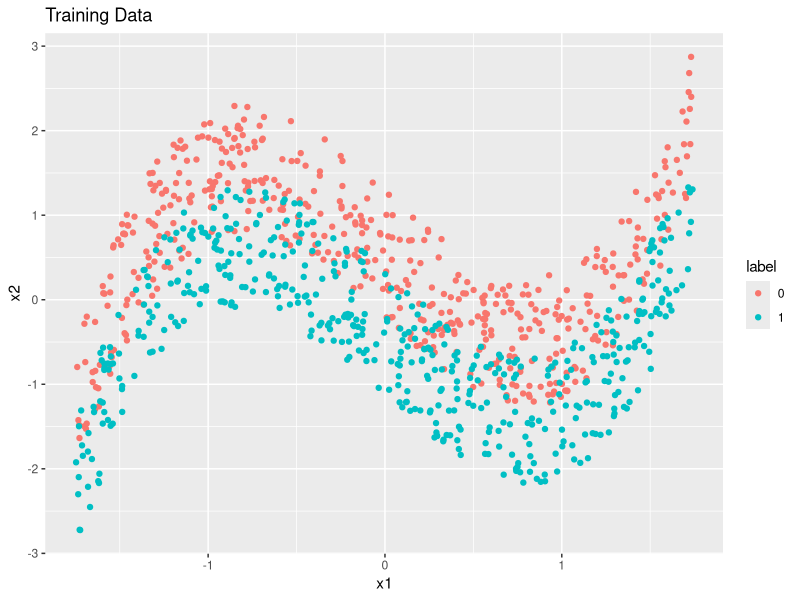
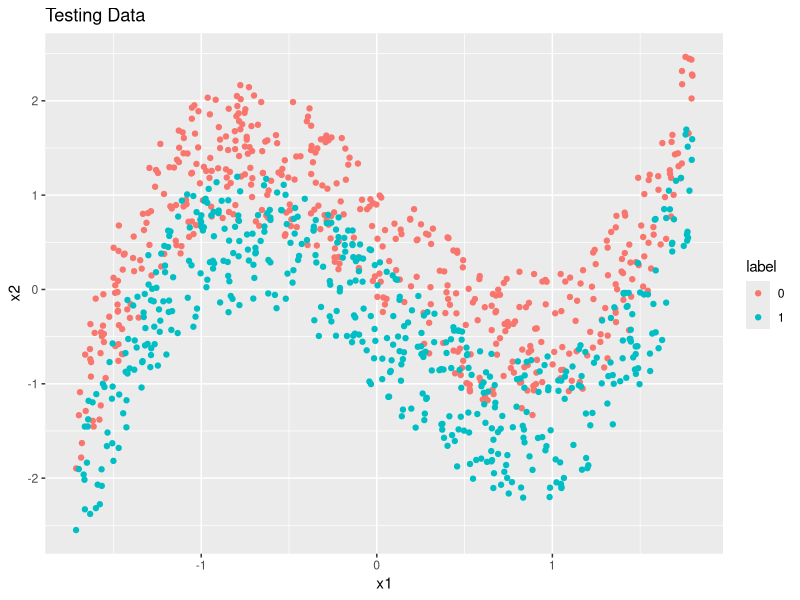
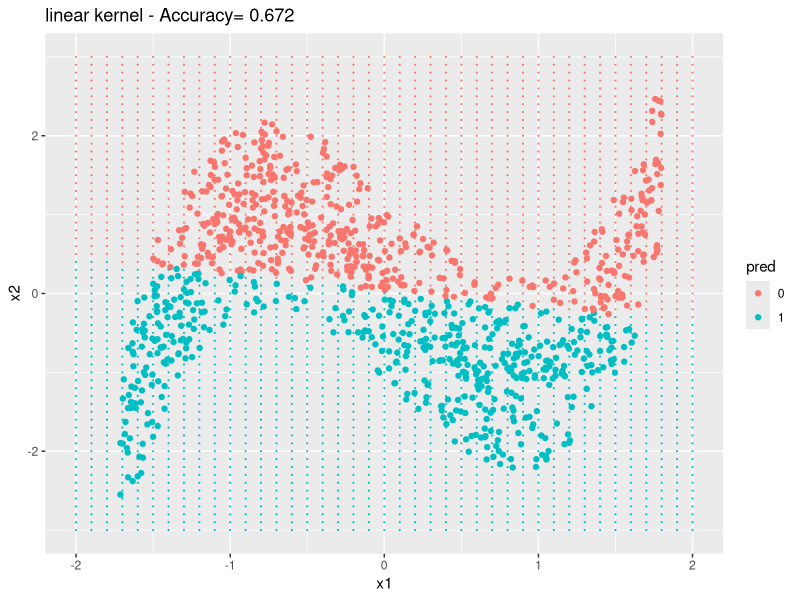
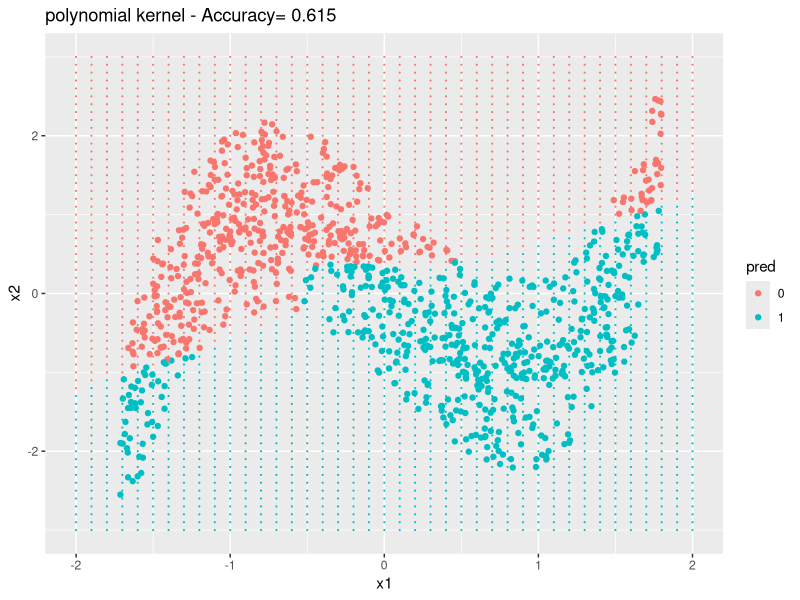
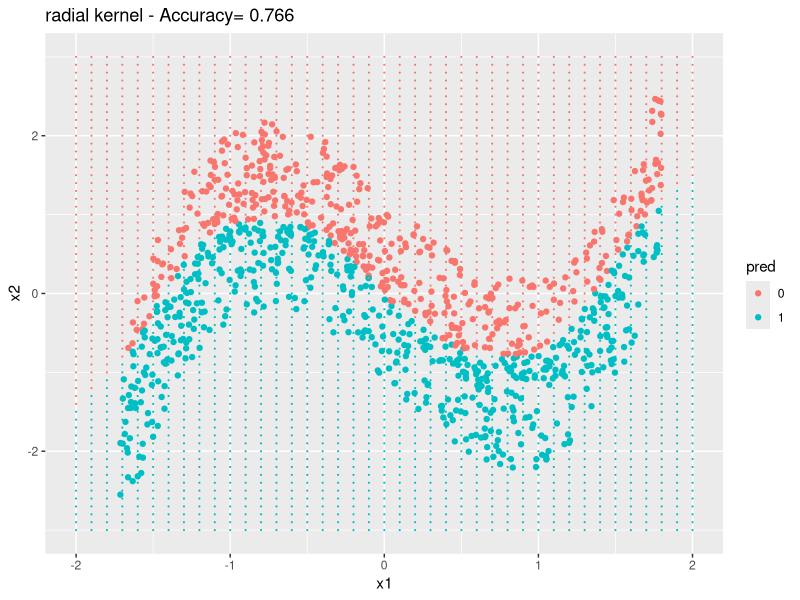
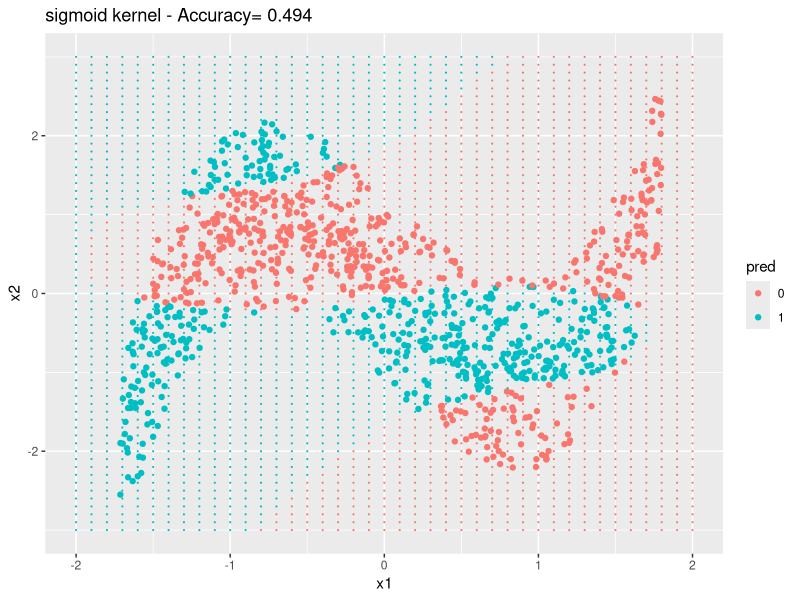
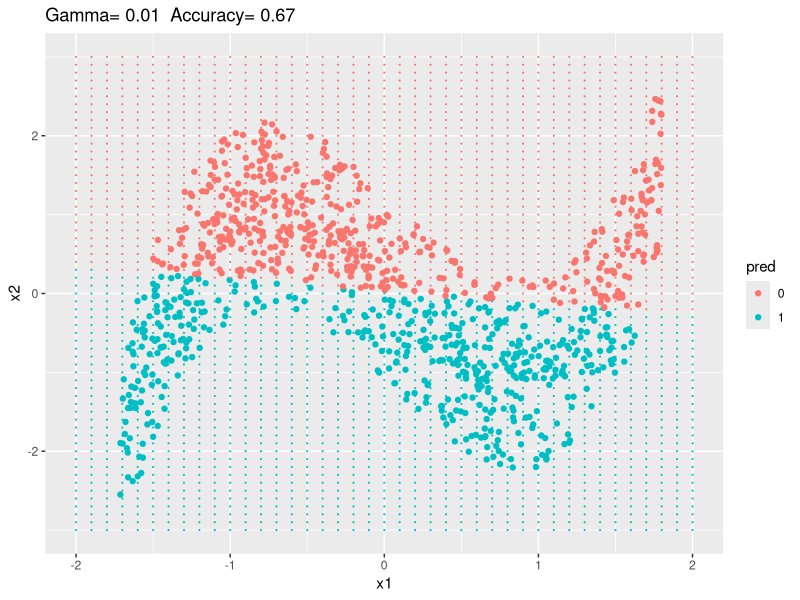
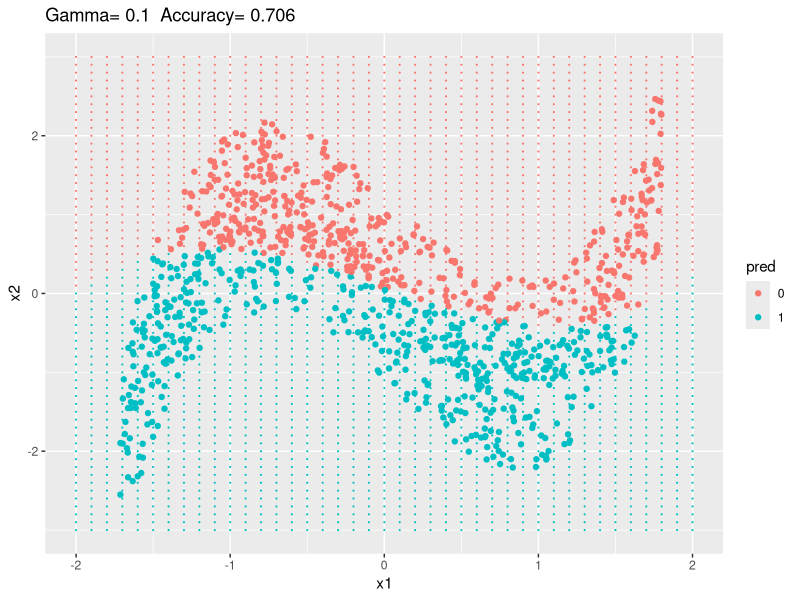

Reproduce these figures in R, in order.
## ---- chunk 1
library(ggplot2)

#SVM
library(e1071)
## ---- chunk 2
generate_data <- function(n)
{
  coefs = c(-7.1, 2.02, 5.01, 0.97)
  + 0.1*(runif(4) - .5)
  x1_vals = -5 + 6.5*runif(n)
  y1_vals = coefs[1] + coefs[2]*x1_vals + coefs[3]*x1_vals^2 + coefs[4]*x1_vals^3 + 10*(runif(n)-.2)
  
  x2_vals = -5 + 6.5*runif(n)
  y2_vals =  coefs[1] + coefs[2]*x2_vals + coefs[3]*x2_vals^2 + coefs[4]*x2_vals^3 - 10*(runif(n)-.2)
  
  D = as.data.frame(rbind(cbind(x1_vals, y1_vals), cbind(x2_vals, y2_vals)))
  D = as.data.frame(scale(D))
  D$label = 0
  D$label[(n+1):(2*n)] = 1
  D$label = as.factor(D$label)
  colnames(D) = c("x1", "x2", "label")
  
  return(D)
}

D_train = generate_data(500)
ggplot(D_train, aes(x1, x2, color=label)) + geom_point() + ggtitle('Training Data')

D_test = generate_data(500)
ggplot(D_test, aes(x1, x2, color=label)) + geom_point() + ggtitle('Testing Data')
## ---- chunk 3
decision_grid = expand.grid(x1=seq(-2,2,.1),x2=seq(-3,3,.1))

for (k in c("linear", "polynomial", "radial", "sigmoid"))
{
  svc_model = svm(label~., data = D_train, kernel=k)
  preds = predict(svc_model, D_test)
  acc = mean(preds == D_test$label)

  D_test_k = D_test
  D_test_k$pred = preds
  
  labels = predict(svc_model, decision_grid)
  decision_grid$pred = labels
  p = ggplot(D_test_k, aes(x1, x2, color=pred)) + geom_point() + geom_point(data=decision_grid, pch=20, cex=0.3) + ggtitle(paste(k,'kernel - Accuracy=',acc))
  print(p)
  
}
## ---- chunk 4
decision_grid = expand.grid(x1=seq(-2,2,.1),x2=seq(-3,3,.1))

for (g in c(0.01,0.1,1,10,100,1000))
{
  svc_model = svm(label~., data = D_train, kernel='radial', gamma=g)
  preds = predict(svc_model, D_test)
  acc = mean(preds == D_test$label)

  D_test_k = D_test
  D_test_k$pred = preds
  
  labels = predict(svc_model, decision_grid)
  decision_grid$pred = labels
  p = ggplot(D_test_k, aes(x1, x2, color=pred)) + geom_point() + geom_point(data=decision_grid, pch=20, cex=0.3) + ggtitle(paste('Gamma=',g,' Accuracy=',acc))
  print(p)
  
}
## ---- chunk 5
decision_grid = expand.grid(x1=seq(-2,2,.1),x2=seq(-3,3,.1))

for (c in c(0.01,1,100,10000,1000000))
{
  svc_model = svm(label~., data = D_train, kernel='radial', gamma=1, cost=c)
  preds = predict(svc_model, D_test)
  acc = mean(preds == D_test$label)

  D_test_k = D_test
  D_test_k$pred = preds
  
  labels = predict(svc_model, decision_grid)
  decision_grid$pred = labels
  p = ggplot(D_test_k, aes(x1, x2, color=pred)) + geom_point() + geom_point(data=decision_grid, pch=20, cex=0.3) + ggtitle(paste('Cost=',c,' Accuracy=',acc))
  print(p)
  
}
